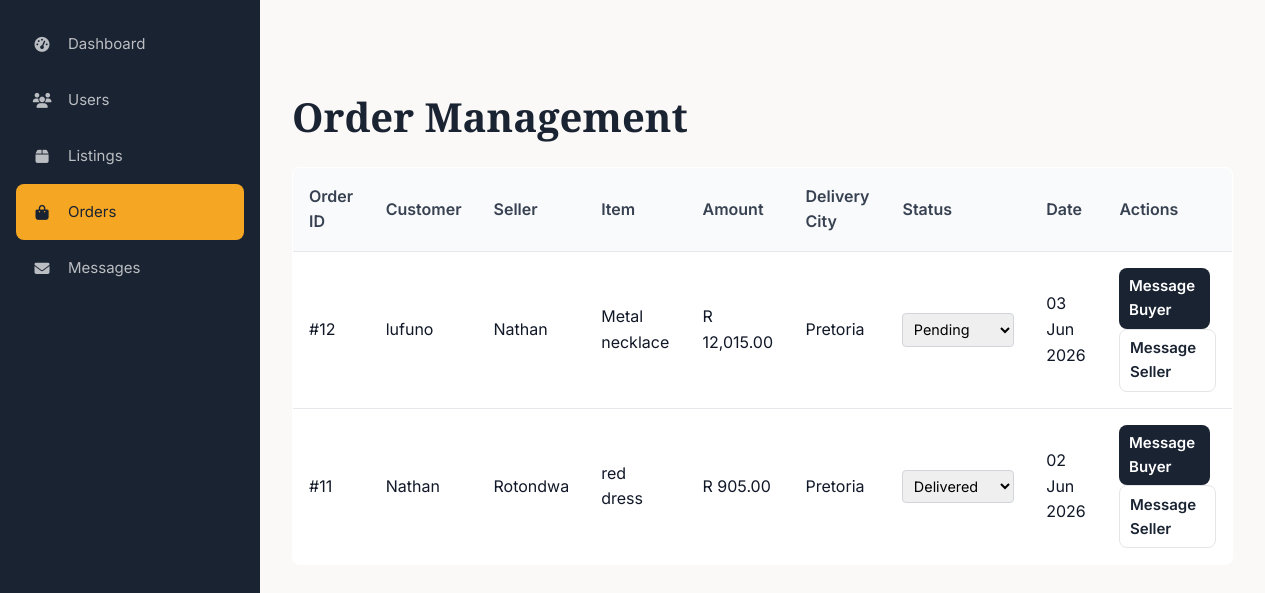
The app's page /Pastimes/admin/orders.php (signed in) with its own data.
### tables this page shows
CREATE TABLE `tblorder` (
  `orderID` int(11) NOT NULL,
  `buyerID` int(11) NOT NULL,
  `clothingID` int(11) NOT NULL,
  `deliveryName` varchar(100) NOT NULL,
  `deliveryAddress` text NOT NULL,
  `deliveryCity` varchar(100) DEFAULT NULL,
  `postalCode` varchar(20) DEFAULT NULL,
  `deliveryType` enum('residential','work') DEFAULT 'residential',
  `totalAmount` decimal(10,2) NOT NULL,
  `serviceFee` decimal(10,2) DEFAULT 15.00,
  `status` enum('pending','dispatched','delivered','cancelled') DEFAULT 'pending',
  `orderDate` timestamp NOT NULL DEFAULT current_timestamp()
);

CREATE TABLE `tbluser` (
  `userID` int(11) NOT NULL,
  `fullName` varchar(100) NOT NULL,
  `email` varchar(150) NOT NULL,
  `username` varchar(50) NOT NULL,
  `passwordHash` varchar(255) NOT NULL,
  `role` enum('buyer','seller','both') DEFAULT 'buyer',
  `status` enum('pending','active','suspended') DEFAULT 'pending',
  `address` text DEFAULT NULL,
  `city` varchar(100) DEFAULT NULL,
  `postalCode` varchar(20) DEFAULT NULL,
  `phone` varchar(20) DEFAULT NULL,
  `profilePic` varchar(255) DEFAULT 'images/default-avatar.png',
  `createdAt` timestamp NOT NULL DEFAULT current_timestamp()
);

CREATE TABLE `tblclothes` (
  `clothingID` int(11) NOT NULL,
  `sellerID` int(11) NOT NULL,
  `title` varchar(150) NOT NULL,
  `brand` varchar(100) DEFAULT NULL,
  `category` enum('tops','bottoms','dresses','outerwear','footwear','accessories','activewear') DEFAULT NULL,
  `size` varchar(20) DEFAULT NULL,
  `itemCondition` enum('like new','good','fair') NOT NULL,
  `price` decimal(10,2) NOT NULL,
  `description` text DEFAULT NULL,
  `imagePath` varchar(255) DEFAULT 'images/default-clothing.jpg',
  `status` enum('pending','approved','sold','rejected') DEFAULT 'pending',
  `suggestedPrice` decimal(10,2) DEFAULT NULL,
  `co2Saved` decimal(5,2) DEFAULT 3.00,
  `waterSaved` int(11) DEFAULT 2700,
  `createdAt` timestamp NOT NULL DEFAULT current_timestamp()
);

### Pastimes/includes/functions.php (called while the page is built, shortened)
<?php
function formatPrice($amount) {
    return 'R ' . number_format($amount, 2);
}
?>

### Pastimes/admin/orders.php (the view, shortened to what this page needs)
<?php
require_once '../includes/DBConn.php';
require_once '../includes/functions.php';
$stmt = $conn->prepare("SELECT o.*, c.title, c.sellerID, u.fullName as buyerName, s.fullName as sellerName FROM tblOrder o JOIN tblClothes c ON o.clothingID = c.clothingID JOIN tblUser u ON o.buyerID = u.userID LEFT JOIN tblUser s ON c.sellerID = s.userID ORDER BY o.orderDate DESC");
$stmt->execute();
$ordersResult = $stmt->get_result();
$orders = $ordersResult->fetch_all(MYSQLI_ASSOC);
?>
<?php include 'includes/admin-header.php'; ?>
<h1 style="margin: 0 0 1.5rem 0;">Order Management</h1>
<table class="orders-table">
    <thead>
        <tr>
            <th>Order ID</th>
            <th>Customer</th>
            <th>Seller</th>
            <th>Item</th>
            <th>Amount</th>
            <th>Delivery City</th>
            <th>Status</th>
            <th>Date</th>
            <th>Actions</th>
        </tr>
    </thead>
    <tbody>
        <?php foreach ($orders as $order): ?>
            <tr>
                <td>#<?php echo $order['orderID']; ?></td>
                <td><?php echo htmlspecialchars($order['buyerName']); ?></td>
                <td><?php echo htmlspecialchars($order['sellerName']); ?></td>
                <td><?php echo htmlspecialchars($order['title']); ?></td>
                <td><?php echo formatPrice($order['totalAmount']); ?></td>
                <td><?php echo htmlspecialchars($order['deliveryCity']); ?></td>
                <td>
                    <form method="POST" style="display: inline;">
                        <select name="status" class="status-select" onchange="this.form.submit();">
                            <option value="pending" <?php echo $order['status'] === 'pending' ? 'selected' : ''; ?>>Pending</option>
                            <option value="delivered" <?php echo $order['status'] === 'delivered' ? 'selected' : ''; ?>>Delivered</option>
                        </select>
                    </form>
                </td>
                <td><?php echo date('d M Y', strtotime($order['orderDate'])); ?></td>
                <td>
                    <a href="compose_message.php?receiver=<?php echo $order['buyerID']; ?>&clothingID=<?php echo $order['clothingID']; ?>" class="btn btn-primary" style="padding:0.4rem 0.6rem; margin-right:6px;">Message Buyer</a>
                    <a href="compose_message.php?receiver=<?php echo $order['sellerID']; ?>&clothingID=<?php echo $order['clothingID']; ?>" class="btn btn-secondary" style="padding:0.4rem 0.6rem;">Message Seller</a>
                </td>
            </tr>
        <?php endforeach; ?>
    </tbody>
</table>
<?php include 'includes/admin-footer.php'; ?>

### Pastimes/css/style.css (style rules this page uses)
:root { --primary-dark: #1a2332; --primary-blue: #2c3e50; --accent-orange: #f5a623; --accent-teal: #00897b; --white: #ffffff; --off-white: #faf9f7; --cream: #f5f3ef; --light-gray: #e5e5e5; --medium-gray: #9ca3af; --dark-gray: #4b5563; --charcoal: #374151; --black: #111827; --success: #10b981; --success-light: #d1fae5; --warning: #f59e0b; --warning-light: #fef3c7; --error: #ef4444; --error-light: #fee2e2; --info: #3b82f6; --info-light: #dbeafe; --font-heading: 'Playfair Display', Georgia, serif; --font-body: 'Inter', -apple-system, BlinkMacSystemFont, sans-serif; --spacing-xs: 0.25rem; --spacing-sm: 0.5rem; --spacing-md: 1rem; --spacing-lg: 1.5rem; --spacing-xl: 2rem; --spacing-2xl: 3rem; --spacing-3xl: 4rem; --radius-sm: 4px; --radius-md: 8px; --radius-lg: 12px; --radius-xl: 16px; --radius-full: 9999px; --shadow-sm: 0 1px 2px rgba(0, 0, 0, 0.05); --shadow-md: 0 4px 6px -1px rgba(0, 0, 0, 0.1); --shadow-lg: 0 10px 15px -3px rgba(0, 0, 0, 0.1); --shadow-xl: 0 20px 25px -5px rgba(0, 0, 0, 0.1); --shadow-hover: 0 12px 40px rgba(0, 0, 0, 0.15); --transition-fast: 0.15s ease; --transition-base: 0.2s ease; --transition-slow: 0.3s ease; --z-dropdown: 100; --z-sticky: 200; --z-fixed: 300; --z-modal-backdrop: 400; --z-modal: 500; --z-toast: 600; }
*, *::before, *::after { box-sizing: border-box; margin: 0; padding: 0; }
html { scroll-behavior: smooth; -webkit-font-smoothing: antialiased; -moz-osx-font-smoothing: grayscale; }
body { font-family: var(--font-body); font-size: 16px; line-height: 1.6; color: var(--black); background-color: var(--off-white); min-height: 100vh; display: flex; flex-direction: column; }
a { text-decoration: none; color: inherit; transition: color var(--transition-base); }
input, textarea, select { font-family: inherit; font-size: inherit; }
h1, h2, h3, h4, h5, h6 { font-family: var(--font-heading); font-weight: 600; line-height: 1.3; color: var(--primary-dark); }
h1 { font-size: 2.5rem; }
.btn { display: inline-flex; align-items: center; justify-content: center; gap: var(--spacing-sm); padding: var(--spacing-md) var(--spacing-xl); font-size: 0.9375rem; font-weight: 600; border-radius: var(--radius-md); transition: all var(--transition-base); cursor: pointer; border: none; }
.btn-primary { background-color: var(--primary-dark); color: var(--white); }
.btn-secondary { background-color: var(--white); color: var(--primary-dark); border: 1px solid var(--light-gray); }

### Pastimes/admin/orders.php (style rules this page uses)
.orders-table { width: 100%; border-collapse: collapse; background: white; border: 1px solid #e5e7eb; border-radius: 8px; overflow: hidden; }
.orders-table thead { background: #f9fafb; border-bottom: 1px solid #e5e7eb; }
.orders-table th { padding: 1rem; text-align: left; font-weight: 600; color: #374151; }
.orders-table td { padding: 1rem; border-bottom: 1px solid #e5e7eb; }
.orders-table tbody tr:last-child td { border-bottom: none; }
.status-select { padding: 0.4rem; border: 1px solid #d1d5db; border-radius: 4px; font-size: 0.9rem; }

### records on screen
tblorder: orderID "12", buyerID.fullName "lufuno", tbluser.fullName "Nathan", clothingID.title "Metal necklace", totalAmount "R 12,015.00", deliveryCity "Pretoria", status "Pending", orderDate "03 Jun 2026"
tblorder: orderID "11", buyerID.fullName "Nathan", tbluser.fullName "Rotondwa", clothingID.title "red dress", totalAmount "R 905.00", deliveryCity "Pretoria", status "Delivered", orderDate "02 Jun 2026"
